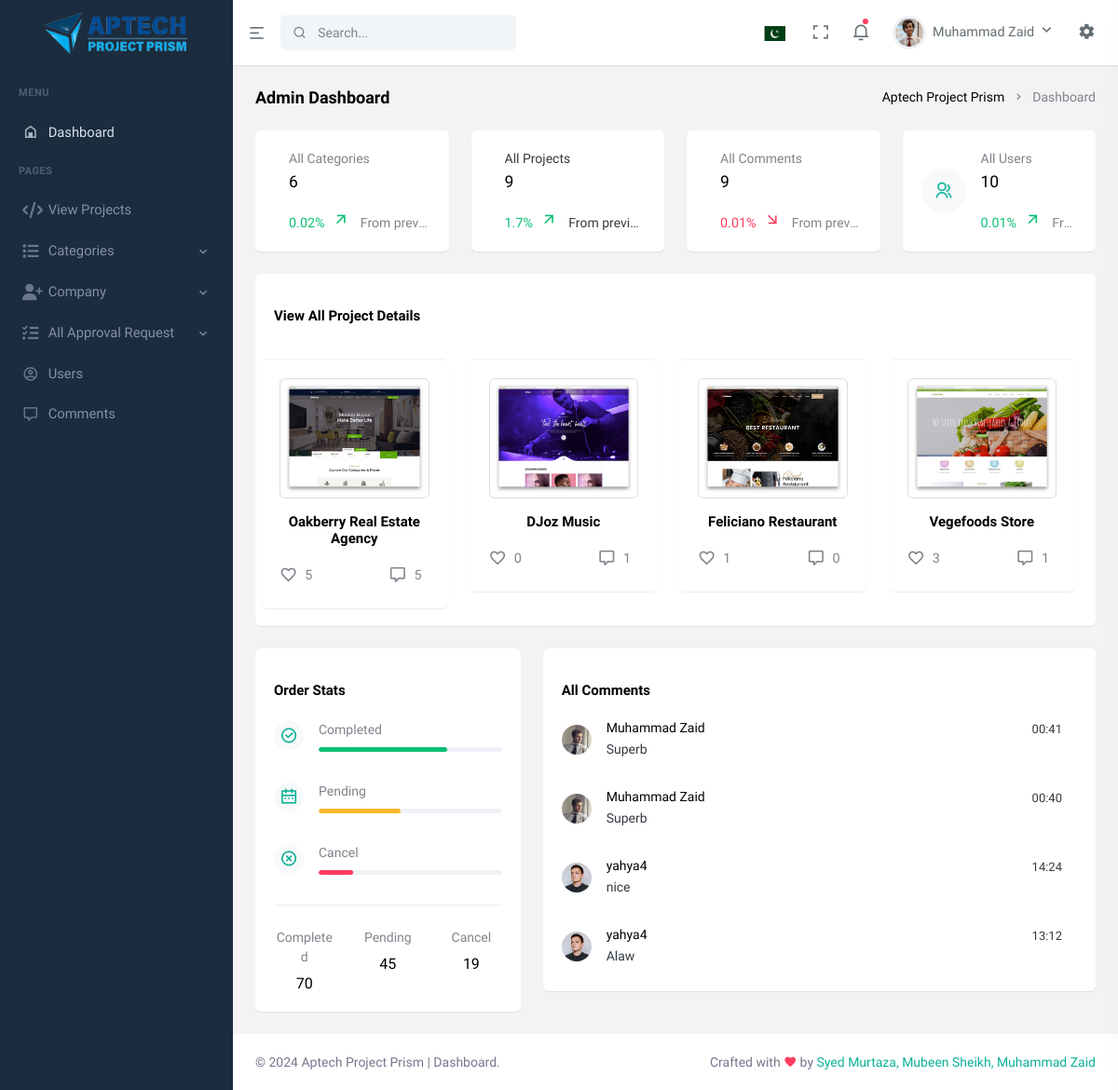
Page /dashboard/index.php (signed in) on the earlier database version.
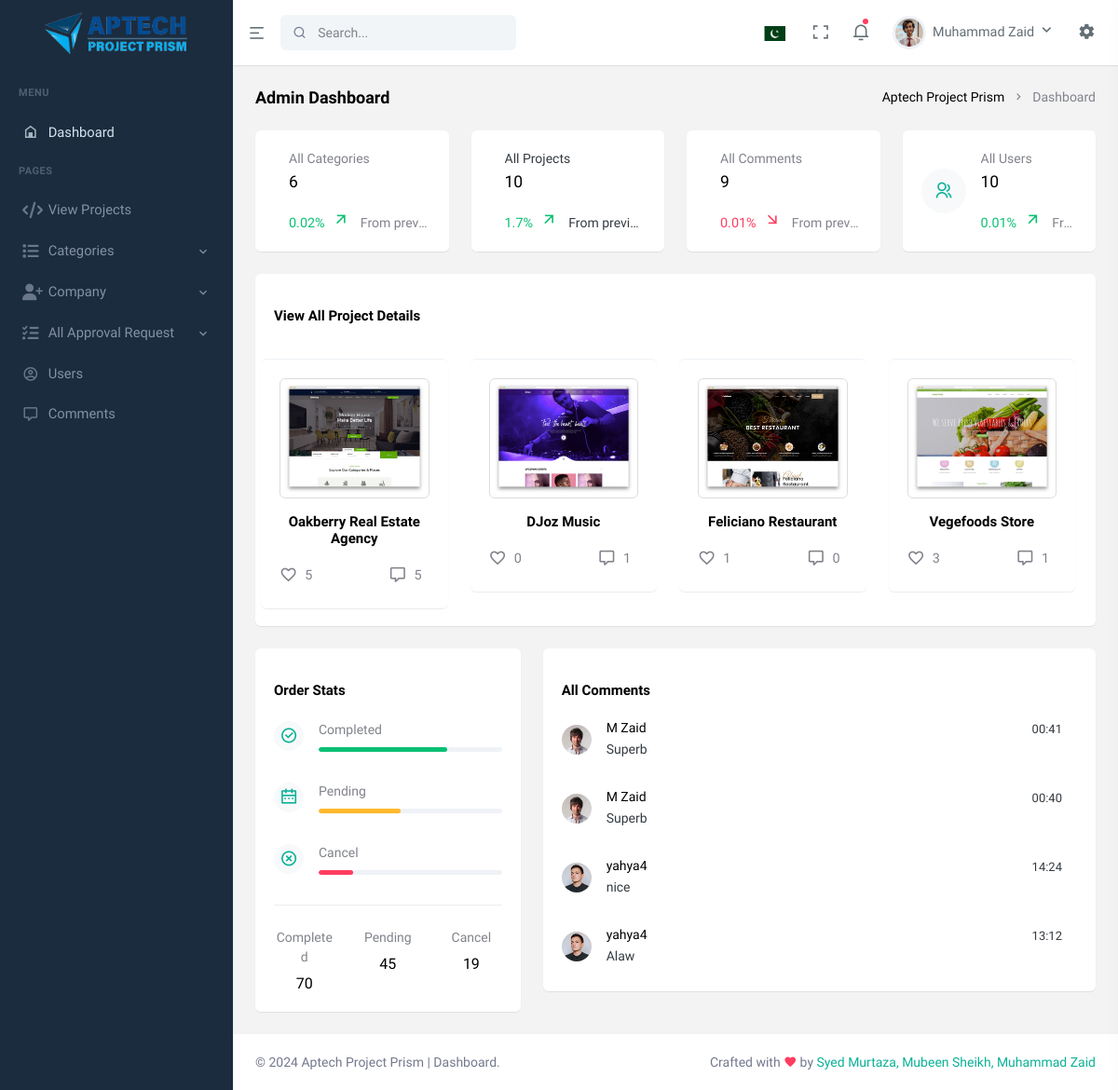
Same page on the later database version.
### tables this page shows
CREATE TABLE `comment` (
  `comment_id` int(11) NOT NULL,
  `comment_message` text NOT NULL,
  `datetime` datetime NOT NULL DEFAULT current_timestamp(),
  `status` tinyint(4) NOT NULL DEFAULT 1,
  `user_id` int(11) NOT NULL,
  `projid` int(11) NOT NULL
);

CREATE TABLE `users` (
  `u_id` int(11) NOT NULL,
  `u_name` varchar(255) NOT NULL,
  `u_studentid` varchar(255) NOT NULL,
  `u_number` varchar(255) NOT NULL,
  `u_address` varchar(255) NOT NULL,
  `u_cv` varchar(255) NOT NULL,
  `u_email` varchar(255) NOT NULL,
  `u_password` varchar(255) NOT NULL,
  `u_img` varchar(255) NOT NULL
);

### Dashboard/index.php (the view, shortened to what the changed rows need)
<?php
include('includes/header.php');
include('config.php');
?>
<div id="layout-wrapper">
    <div class="main-content">
        <div class="page-content">
            <div class="container-fluid">
                <div class="row">
                    <div class="col-xl-3 col-sm-6">
                        <div class="card">
                            <div class="card-body">
                                <div class="d-flex">
                                    <?php
                                    $query = "SELECT COUNT(*) AS pro_count FROM `project`";
                                    $result = mysqli_query($connection, $query);
                                    if ($result) {
                                        $row = mysqli_fetch_assoc($result);
                                        $pro_count = $row['pro_count'];
                                    } else {
                                        $pro_count = 0;
                                    }
                                    ?>
                                    <div class="flex-grow-1 overflow-hidden">
                                        <p class="mb-1">All Projects</p>
                                        <h5 class="mb-3"><?php echo number_format($pro_count); ?></h5>
                                        <p class="text-truncate mb-0"><span class="text-success me-2"> 1.7% </span> From
                                            previous</p>
                                    </div>
                                </div>
                            </div>
                        </div>
                    </div>
                </div>
            <div class="row">
                <div class="col-lg-8">
                        <div class="card">
                            <div class="card-body">
                                <div class="pe-3" data-simplebar style="max-height: 287px;">
                                    <a href="comments.php" class="text-body d-block">
                                        <?php
                                        $query = "SELECT c.comment_id, c.comment_message, c.datetime, u.u_id, u.u_name, u.u_img
                                        FROM comment c
                                        INNER JOIN users u ON c.user_id = u.u_id
                                        WHERE c.status = 1
                                        ORDER BY c.datetime DESC";
                                        $result = mysqli_query($connection, $query);
                                        if ($result) {
                                            while ($row = mysqli_fetch_assoc($result)) {
                                                ?>
                                                <div class="d-flex py-3">
                                                    <div class="flex-shrink-0 me-3 align-self-center">
                                                        <?php if ($row['u_img']): ?>
                                                            <img class="rounded-circle avatar-xs"
                                                                alt="<?php echo($row['u_name']); ?>"
                                                                src="../User-dashboard/assets/images/user_img/<?php echo ($row['u_img']); ?>">
                                                        <?php endif; ?>
                                                    </div>
                                                    <div class="flex-grow-1 overflow-hidden">
                                                        <h5 class="font-size-14 mb-1">
                                                            <?php echo($row['u_name']); ?>
                                                        </h5>
                                                        <p class="text-truncate mb-0">
                                                            <?php echo($row['comment_message']); ?>
                                                        </p>
                                                    </div>
                                                    <div class="flex-shrink-0 font-size-13">
                                                        <?php echo date('H:i', strtotime($row['datetime'])); ?>
                                                    </div>
                                                </div>
                                                <?php
                                            }
                                        } else {
                                            echo '<p>No comments found.</p>';
                                        }
                                        ?>
                                    </a>
                                </div>
                            </div>
                        </div>
                    </div>
            </div>
        </div>
    </div>
</div>
</div>
<?php
include('includes/footer.php');
?>

Differences in the rows shown:
changed through a linked row, comment (number 1 of 4 on the later page): user.u_img: a different picture; user.u_name "Muhammad Zaid" → "M Zaid"
changed through a linked row, comment (number 2 of 4 on the later page): user.u_img: a different picture; user.u_name "Muhammad Zaid" → "M Zaid"
Other differences:
$pro_count: "9" → "10"
